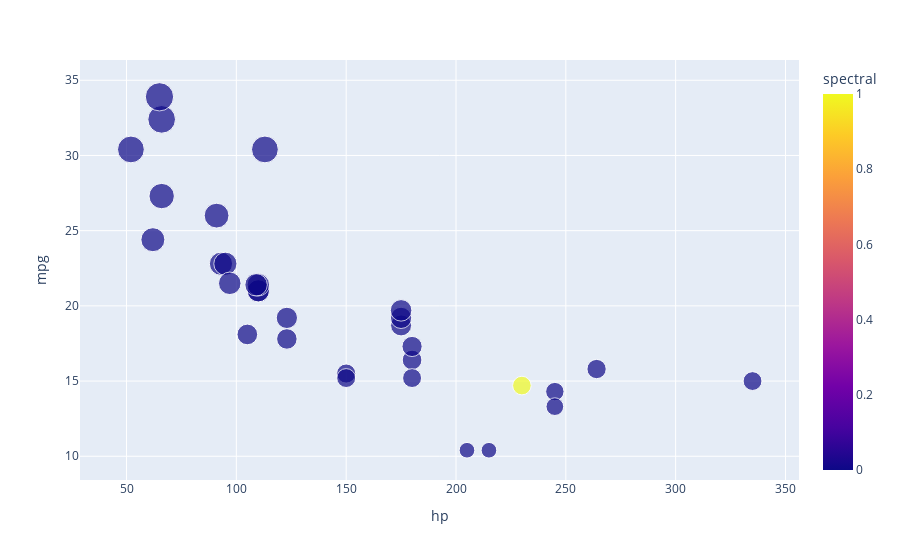

The cell this chart's notebook holds for it:
### Code cell
# plot X & Y coordinates and color by cluster number
import plotly.express as px
df = px.data.iris()
fig = px.scatter(df_cars, x="hp", y="mpg", color="spectral", size='mpg', hover_data=['spectral'])
fig.show()

### Figure 1 — Plotly figure (JSON) as saved in the notebook; plotly's stock layout.template omitted (floating-point values rounded to 4 significant figures)
{"data": [{"customdata": [[0], [0], [0], [0], [0], [0], [0], [0], [0], [0], [0], [0], [0], [0], [0], [0], [1], [0], [0], [0], [0], [0], [0], [0], [0], [0], [0], [0], [0], [0], [0], [0]], "hovertemplate": "hp=%{x}<br>mpg=%{marker.size}<br>spectral=%{marker.color}<extra></extra>", "legendgroup": "", "marker": {"color": [0, 0, 0, 0, 0, 0, 0, 0, 0, 0, 0, 0, 0, 0, 0, 0, 1, 0, 0, 0, 0, 0, 0, 0, 0, 0, 0, 0, 0, 0, 0, 0], "coloraxis": "coloraxis", "size": [21, 21, 22.8, 21.4, 18.7, 18.1, 14.3, 24.4, 22.8, 19.2, 17.8, 16.4, 17.3, 15.2, 10.4, 10.4, 14.7, 32.4, 30.4, 33.9, 21.5, 15.5, 15.2, 13.3, 19.2, 27.3, 26, 30.4, 15.8, 19.7, 15, 21.4], "sizemode": "area", "sizeref": 0.08475, "symbol": "circle"}, "mode": "markers", "name": "", "orientation": "v", "showlegend": false, "type": "scatter", "x": [110, 110, 93, 110, 175, 105, 245, 62, 95, 123, 123, 180, 180, 180, 205, 215, 230, 66, 52, 65, 97, 150, 150, 245, 175, 66, 91, 113, 264, 175, 335, 109], "xaxis": "x", "y": [21, 21, 22.8, 21.4, 18.7, 18.1, 14.3, 24.4, 22.8, 19.2, 17.8, 16.4, 17.3, 15.2, 10.4, 10.4, 14.7, 32.4, 30.4, 33.9, 21.5, 15.5, 15.2, 13.3, 19.2, 27.3, 26, 30.4, 15.8, 19.7, 15, 21.4], "yaxis": "y"}], "layout": {"coloraxis": {"colorbar": {"title": {"text": "spectral"}}, "colorscale": [[0, "#0d0887"], [0.1111, "#46039f"], [0.2222, "#7201a8"], [0.3333, "#9c179e"], [0.4444, "#bd3786"], [0.5556, "#d8576b"], [0.6667, "#ed7953"], [0.7778, "#fb9f3a"], [0.8889, "#fdca26"], [1, "#f0f921"]]}, "legend": {"itemsizing": "constant", "tracegroupgap": 0}, "margin": {"t": 60}, "xaxis": {"anchor": "y", "domain": [0, 1], "title": {"text": "hp"}}, "yaxis": {"anchor": "x", "domain": [0, 1], "title": {"text": "mpg"}}}}
